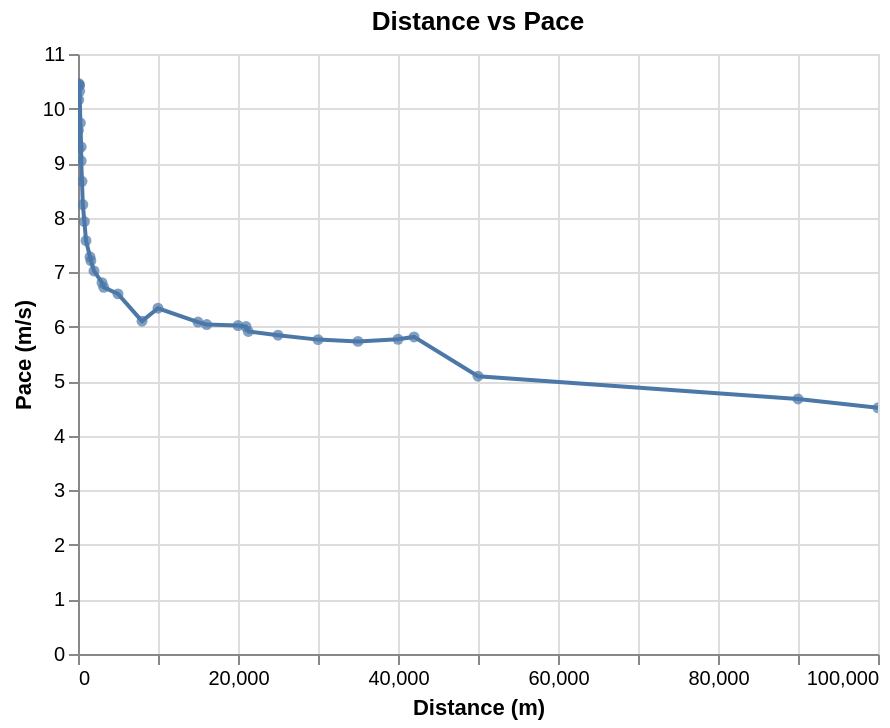

Here is the notebook cell this chart was saved with:
### Code cell
line = (alt.Chart(mens_running_all_dedup)
  .mark_line()
  .encode(x=alt.X("distance:Q"), 
          y=alt.Y("pace:Q")
         )
  .properties(
      title='Distance vs Pace'
  )
)

circle = (alt.Chart(mens_running_all_dedup)
  .mark_circle()
  .encode(x=alt.X("distance:Q"), 
          y=alt.Y("pace:Q"),
          tooltip=["Event", "Athlete", "Perf"]
         )
  .properties(
      title='Distance vs Pace'
  ).interactive()
)

line.encoding.x.title = 'Distance (m)'
line.encoding.y.title = 'Pace (m/s)'

line + circle

### Figure 1 — Vega-Lite specification as saved in the notebook (floating-point values rounded to 4 significant figures)
{"$schema": "https://vega.github.io/schema/vega-lite/v2.6.0.json", "config": {"view": {"height": 300, "width": 400}}, "datasets": {"data-ca68f508392427680b485a3d4cb7b939": [{"Athlete": "Bruny Surin", "Ctry.": "ESP", "Date": "22 Aug 1999", "Event": "50 m", "Location": "Seville", "Meeting": "World Championships", "N": "+[ac]", "Nat.": "CAN", "P": null, "Perf": "5.40", "R": "[84]", "V": null, "W": "+0.2", "distance": 50, "logdistance": 1.699, "logpace": 0.9666, "logtime": -1.046, "pace": 9.259, "seconds": 5.4, "time": 0.09}, {"Athlete": "Bruny Surin", "Ctry.": "ESP", "Date": "22 Aug 1999", "Event": "60 m", "Location": "Seville", "Meeting": "World Championships", "N": "+[ad]", "Nat.": "CAN", "P": null, "Perf": "6.25", "R": "[84][85]", "V": null, "W": "+0.2", "distance": 60, "logdistance": 1.778, "logpace": 0.9823, "logtime": -0.9823, "pace": 9.6, "seconds": 6.25, "time": 0.1042}, {"Athlete": "Ivory Crockett", "Ctry.": "USA", "Date": "11 May 1974", "Event": "100 y", "Location": "Knoxville", "Meeting": null, "N": "h", "Nat.": "USA", "P": null, "Perf": "9.00", "R": "[87]", "V": null, "W": null, "distance": 91.44, "logdistance": 1.961, "logpace": 1.007, "logtime": -0.8239, "pace": 10.16, "seconds": 9, "time": 0.15}, {"Athlete": "Usain Bolt", "Ctry.": "GER", "Date": "16 Aug 2009", "Event": "100 m", "Location": "Berlin", "Meeting": "World Championships", "N": null, "Nat.": "JAM", "P": "P", "Perf": "9.58", "R": "[5]", "V": "", "W": "+0.9", "distance": 100, "logdistance": 2, "logpace": 1.019, "logtime": -0.7968, "pace": 10.44, "seconds": 9.58, "time": 0.1597}, {"Athlete": "Usain Bolt", "Ctry.": "GBR", "Date": "17 May 2009", "Event": "150 m straight", "Location": "Manchester", "Meeting": "Manchester City Games", "N": null, "Nat.": "JAM", "P": null, "Perf": "14.35", "R": "[90]", "V": null, "W": "+1.1", "distance": 150, "logdistance": 2.176, "logpace": 1.019, "logtime": -0.6213, "pace": 10.45, "seconds": 14.35, "time": 0.2392}, {"Athlete": "Usain Bolt", "Ctry.": "GER", "Date": "20 Aug 2009", "Event": "200 m", "Location": "Berlin", "Meeting": "World Championships", "N": null, "Nat.": "JAM", "P": "P", "Perf": "19.19", "R": "[5]", "V": "", "W": "−0.3", "distance": 200, "logdistance": 2.301, "logpace": 1.018, "logtime": -0.4951, "pace": 10.42, "seconds": 19.19, "time": 0.3198}, {"Athlete": "Tommie Smith", "Ctry.": "USA", "Date": "7 May 1966", "Event": "220 y (straight)", "Location": "San Jose", "Meeting": "Video on YouTube", "N": "h", "Nat.": "USA", "P": null, "Perf": "19.50", "R": "[93]", "V": null, "W": "+1.9", "distance": 201.2, "logdistance": 2.304, "logpace": 1.014, "logtime": -0.4881, "pace": 10.32, "seconds": 19.5, "time": 0.325}, {"Athlete": "Wayde van Niekerk", "Ctry.": "CZE", "Date": "28 Jun 2017", "Event": "300 m", "Location": "Ostrava", "Meeting": "Golden Spike Ostrava", "N": null, "Nat.": "RSA", "P": null, "Perf": "30.81", "R": "[95]", "V": null, "W": null, "distance": 300, "logdistance": 2.477, "logpace": 0.9884, "logtime": -0.2895, "pace": 9.737, "seconds": 30.81, "time": 0.5135}, {"Athlete": "Wayde van Niekerk", "Ctry.": "BRA", "Date": "14 Aug 2016", "Event": "400 m", "Location": "Rio de Janeiro", "Meeting": "Olympic Games", "N": null, "Nat.": "RSA", "P": "P", "Perf": "43.03", "R": "[6]", "V": "", "W": null, "distance": 400, "logdistance": 2.602, "logpace": 0.9683, "logtime": -0.1444, "pace": 9.296, "seconds": 43.03, "time": 0.7172}, {"Athlete": "John Smith", "Ctry.": "USA", "Date": "26 Jun 1971", "Event": "440 y", "Location": "Eugene", "Meeting": "USA Championships", "N": null, "Nat.": "USA", "P": null, "Perf": "44.50", "R": "[96][97][98]", "V": null, "W": null, "distance": 402.3, "logdistance": 2.605, "logpace": 0.9562, "logtime": -0.1298, "pace": 9.041, "seconds": 44.5, "time": 0.7417}, {"Athlete": "David Rudisha", "Ctry.": "GBR", "Date": "10 Sep 2016", "Event": "500 m", "Location": "Newcastle", "Meeting": "Great North CityGames", "N": "[af]", "Nat.": "KEN", "P": null, "Perf": "57.69", "R": "[99]", "V": null, "W": null, "distance": 500, "logdistance": 2.699, "logpace": 0.9379, "logtime": -0.01705, "pace": 8.667, "seconds": 57.69, "time": 0.9615}, {"Athlete": "Johnny Gray", "Ctry.": "USA", "Date": "24 May 1986", "Event": "600 m", "Location": "Santa Monica", "Meeting": null, "N": null, "Nat.": "USA", "P": null, "Perf": "1:12.81", "R": null, "V": null, "W": null, "distance": 600, "logdistance": 2.778, "logpace": 0.916, "logtime": 0.08404, "pace": 8.241, "seconds": 72.81, "time": 1.214}, {"Athlete": "David Rudisha", "Ctry.": "GBR", "Date": "9 Aug 2012", "Event": "800 m", "Location": "London", "Meeting": "Olympic Games", "N": null, "Nat.": "KEN", "P": "P", "Perf": "1:40.91", "R": "[7]", "V": "", "W": null, "distance": 800, "logdistance": 2.903, "logpace": 0.8992, "logtime": 0.2258, "pace": 7.928, "seconds": 100.9, "time": 1.682}, {"Athlete": "Noah Ngeny", "Ctry.": "ITA", "Date": "5 Sep 1999", "Event": "1000 m", "Location": "Rieti", "Meeting": "Rieti Meeting", "N": null, "Nat.": "KEN", "P": "P", "Perf": "2:11.96", "R": null, "V": "", "W": null, "distance": 1000, "logdistance": 3, "logpace": 0.8796, "logtime": 0.3423, "pace": 7.578, "seconds": 132.0, "time": 2.199}, {"Athlete": "Hicham El Guerrouj", "Ctry.": "ITA", "Date": "14 Jul 1998", "Event": "1500 m", "Location": "Rome", "Meeting": "Golden Gala", "N": null, "Nat.": "MAR", "P": "P", "Perf": "3:26.00", "R": null, "V": "", "W": null, "distance": 1500, "logdistance": 3.176, "logpace": 0.8622, "logtime": 0.5357, "pace": 7.282, "seconds": 206, "time": 3.433}, {"Athlete": "Hicham El Guerrouj", "Ctry.": "ITA", "Date": "7 Jul 1999", "Event": "Mile", "Location": "Rome", "Meeting": "Golden Gala", "N": null, "Nat.": "MAR", "P": "P", "Perf": "3:43.13", "R": null, "V": "", "W": null, "distance": 1609, "logdistance": 3.207, "logpace": 0.858, "logtime": 0.5704, "pace": 7.211, "seconds": 223.1, "time": 3.719}, {"Athlete": "Hicham El Guerrouj", "Ctry.": "GER", "Date": "7 Sep 1999", "Event": "2000 m", "Location": "Berlin", "Meeting": "ISTAF", "N": null, "Nat.": "MAR", "P": null, "Perf": "4:44.79", "R": null, "V": "", "W": null, "distance": 2000, "logdistance": 3.301, "logpace": 0.8465, "logtime": 0.6764, "pace": 7.023, "seconds": 284.8, "time": 4.747}, {"Athlete": "Daniel Komen", "Ctry.": "ITA", "Date": "1 Sep 1996", "Event": "3000 m", "Location": "Rieti", "Meeting": "Rieti Meeting", "N": null, "Nat.": "KEN", "P": "P", "Perf": "7:20.67", "R": null, "V": "", "W": null, "distance": 3000, "logdistance": 3.477, "logpace": 0.833, "logtime": 0.866, "pace": 6.808, "seconds": 440.7, "time": 7.345}, {"Athlete": "Daniel Komen", "Ctry.": "BEL", "Date": "17 Jul 1997", "Event": "Two miles", "Location": "Hechtel-Eksel", "Meeting": null, "N": null, "Nat.": "KEN", "P": "P", "Perf": "7:58.61", "R": null, "V": null, "W": null, "distance": 3218, "logdistance": 3.508, "logpace": 0.8276, "logtime": 0.9018, "pace": 6.724, "seconds": 478.6, "time": 7.977}, {"Athlete": "Kenenisa Bekele", "Ctry.": "NED", "Date": "31 May 2004", "Event": "5000 m (track)", "Location": "Hengelo", "Meeting": "Fanny Blankers-Koen Games", "N": null, "Nat.": "ETH", "P": "P", "Perf": "12:37.35", "R": null, "V": "", "W": null, "distance": 5000, "logdistance": 3.699, "logpace": 0.8197, "logtime": 1.101, "pace": 6.602, "seconds": 757.4, "time": 12.62}, {"Athlete": "Deriba Merga", "Ctry.": "UAE", "Date": "18 Feb 2011", "Event": "8 km (road)", "Location": "Ras al-Khaimah", "Meeting": "RAK Half Marathon", "N": "+", "Nat.": "ETH", "P": null, "Perf": "21:51.00", "R": "[100]", "V": null, "W": null, "distance": 8000, "logdistance": 3.903, "logpace": 0.7855, "logtime": 1.339, "pace": 6.102, "seconds": 1311, "time": 21.85}, {"Athlete": "Kenenisa Bekele", "Ctry.": "BEL", "Date": "26 Aug 2005", "Event": "10,000 m (track)", "Location": "Brussels", "Meeting": "Memorial Van Damme", "N": null, "Nat.": "ETH", "P": "P", "Perf": "26:17.53", "R": null, "V": "", "W": null, "distance": 10000, "logdistance": 4, "logpace": 0.802, "logtime": 1.42, "pace": 6.339, "seconds": 1578.0, "time": 26.29}, {"Athlete": "Joshua Cheptegei", "Ctry.": "NED", "Date": "18 Nov 2018", "Event": "15 km (road)", "Location": "Nijmegen", "Meeting": "Zevenheuvelenloop", "N": null, "Nat.": "UGA", "P": null, "Perf": "41:05.00", "R": "[101]", "V": null, "W": null, "distance": 15000, "logdistance": 4.176, "logpace": 0.7843, "logtime": 1.614, "pace": 6.085, "seconds": 2465, "time": 41.08}, {"Athlete": "Haile Gebrselassie", "Ctry.": "NED", "Date": "4 Sep 2005", "Event": "10 miles (road)", "Location": "Tilburg", "Meeting": "Tilburg Ten Miles", "N": "[ah]", "Nat.": "ETH", "P": null, "Perf": "44:24.00", "R": null, "V": null, "W": null, "distance": 16090, "logdistance": 4.207, "logpace": 0.781, "logtime": 1.647, "pace": 6.04, "seconds": 2664, "time": 44.4}, {"Athlete": "Zersenay Tadese", "Ctry.": "POR", "Date": "21 Mar 2010", "Event": "20 km (road)", "Location": "Lisbon", "Meeting": "Lisbon Half Marathon", "N": "+", "Nat.": "ERI", "P": null, "Perf": "55:21.00", "R": "[102]", "V": null, "W": null, "distance": 20000, "logdistance": 4.301, "logpace": 0.7798, "logtime": 1.743, "pace": 6.022, "seconds": 3321, "time": 55.35}, {"Athlete": "Abraham Kiptum", "Ctry.": "ESP", "Date": "28 Oct 2018", "Event": "Half marathon", "Location": "Valencia", "Meeting": "Valencia Half Marathon", "N": null, "Nat.": "KEN", "P": "P", "Perf": "58:18.00", "R": "[13]", "V": "", "W": null, "distance": 21000, "logdistance": 4.322, "logpace": 0.7784, "logtime": 1.766, "pace": 6.003, "seconds": 3498, "time": 58.3}, {"Athlete": "Haile Gebrselassie", "Ctry.": "CZE", "Date": "27 Jun 2007", "Event": "One hour (track)", "Location": "Ostrava", "Meeting": "Golden Spike Ostrava", "N": null, "Nat.": "ETH", "P": "P", "Perf": "21,285 m", "R": "[14]", "V": "", "W": null, "distance": 21285, "logdistance": 4.328, "logpace": 0.7718, "logtime": 1.778, "pace": 5.912, "seconds": 3600, "time": 60}, {"Athlete": "Dennis Kipruto Kimetto", "Ctry.": "GER", "Date": "6 May 2012", "Event": "25 km (road)", "Location": "Berlin", "Meeting": "BIG 25", "N": null, "Nat.": "KEN", "P": null, "Perf": "1:11:18.00", "R": "[103][104]", "V": null, "W": null, "distance": 25000, "logdistance": 4.398, "logpace": 0.7667, "logtime": 1.853, "pace": 5.844, "seconds": 4278, "time": 71.3}, {"Athlete": "Eliud Kipchoge", "Ctry.": "GER", "Date": "16 Sep 2018", "Event": "30 km (road)", "Location": "Berlin", "Meeting": "Berlin Marathon", "N": "+", "Nat.": "KEN", "P": null, "Perf": "1:26:45", "R": "[105]", "V": null, "W": null, "distance": 30000, "logdistance": 4.477, "logpace": 0.7607, "logtime": 1.938, "pace": 5.764, "seconds": 5205, "time": 86.75}, {"Athlete": "Dennis Kipruto Kimetto", "Ctry.": "GER", "Date": "28 Sep 2014", "Event": "35 km (road)", "Location": "Berlin", "Meeting": "Berlin Marathon", "N": "+", "Nat.": "KEN", "P": null, "Perf": "1:41:47.00", "R": "[106]", "V": null, "W": null, "distance": 35000, "logdistance": 4.544, "logpace": 0.7582, "logtime": 2.008, "pace": 5.731, "seconds": 6107, "time": 101.8}, {"Athlete": "Eliud Kipchoge", "Ctry.": "GER", "Date": "16 Sep 2018", "Event": "40 km (road)", "Location": "Berlin", "Meeting": "Berlin Marathon", "N": "+", "Nat.": "KEN", "P": null, "Perf": "1:55:32", "R": "[107]", "V": null, "W": null, "distance": 40000, "logdistance": 4.602, "logpace": 0.7612, "logtime": 2.063, "pace": 5.77, "seconds": 6932, "time": 115.5}, {"Athlete": "Eliud Kipchoge", "Ctry.": "ITA", "Date": "6 May 2017", "Event": "Marathon[b]", "Location": "Monza", "Meeting": "Autodromo Nazionale Monza", "N": "[c]", "Nat.": "KEN", "P": null, "Perf": "2:00:25", "R": "[18]", "V": "[1]", "W": null, "distance": 42000, "logdistance": 4.623, "logpace": 0.7644, "logtime": 2.081, "pace": 5.813, "seconds": 7225, "time": 120.4}, {"Athlete": "Thompson Magawana", "Ctry.": "RSA", "Date": "2 Apr 1988", "Event": "50 km (road)", "Location": "Cape Town", "Meeting": null, "N": "+", "Nat.": "RSA", "P": null, "Perf": "2:43:38", "R": "[108]", "V": null, "W": null, "distance": 50000, "logdistance": 4.699, "logpace": 0.7069, "logtime": 2.214, "pace": 5.093, "seconds": 9818, "time": 163.6}, {"Athlete": "Leonid Shvetsov", "Ctry.": "RSA", "Date": "2007", "Event": "90 km (road)", "Location": "Durban", "Meeting": "Comrades Marathon", "N": null, "Nat.": "RUS", "P": null, "Perf": "5:20:49.00", "R": null, "V": null, "W": null, "distance": 90000, "logdistance": 4.954, "logpace": 0.6698, "logtime": 2.506, "pace": 4.676, "seconds": 19249, "time": 320.8}, {"Athlete": "Nao Kazami", "Ctry.": "JPN", "Date": "24 Jun 2018", "Event": "100 km (road)", "Location": "Yūbetsu", "Meeting": "Lake Saroma Ultramarathon", "N": null, "Nat.": "JPN", "P": null, "Perf": "6:09:14.00", "R": "[19]", "V": null, "W": null, "distance": 100000, "logdistance": 5, "logpace": 0.6545, "logtime": 2.567, "pace": 4.514, "seconds": 22154, "time": 369.2}]}, "layer": [{"data": {"name": "data-ca68f508392427680b485a3d4cb7b939"}, "encoding": {"x": {"field": "distance", "title": "Distance (m)", "type": "quantitative"}, "y": {"field": "pace", "title": "Pace (m/s)", "type": "quantitative"}}, "mark": "line", "title": "Distance vs Pace"}, {"data": {"name": "data-ca68f508392427680b485a3d4cb7b939"}, "encoding": {"tooltip": [{"field": "Event", "type": "nominal"}, {"field": "Athlete", "type": "nominal"}, {"field": "Perf", "type": "nominal"}], "x": {"field": "distance", "type": "quantitative"}, "y": {"field": "pace", "type": "quantitative"}}, "mark": "circle", "selection": {"selector001": {"bind": "scales", "encodings": ["x", "y"], "type": "interval"}}, "title": "Distance vs Pace"}]}
